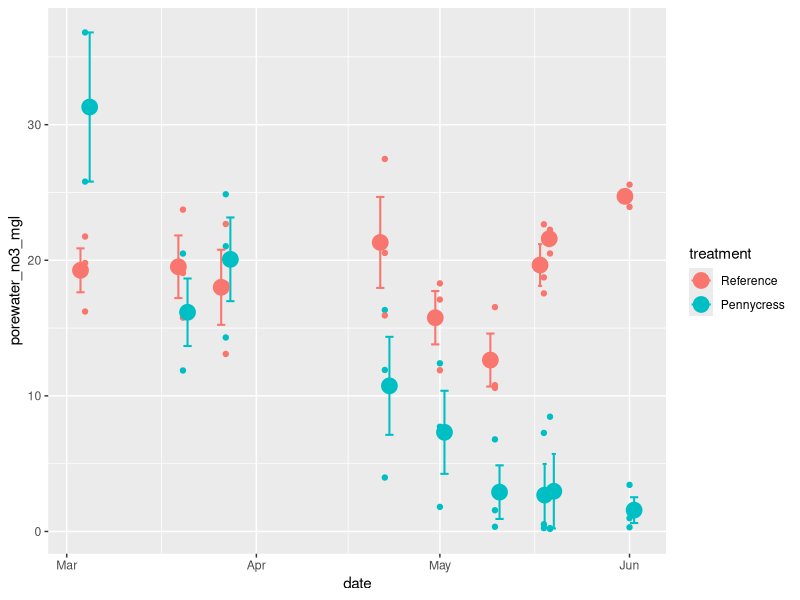
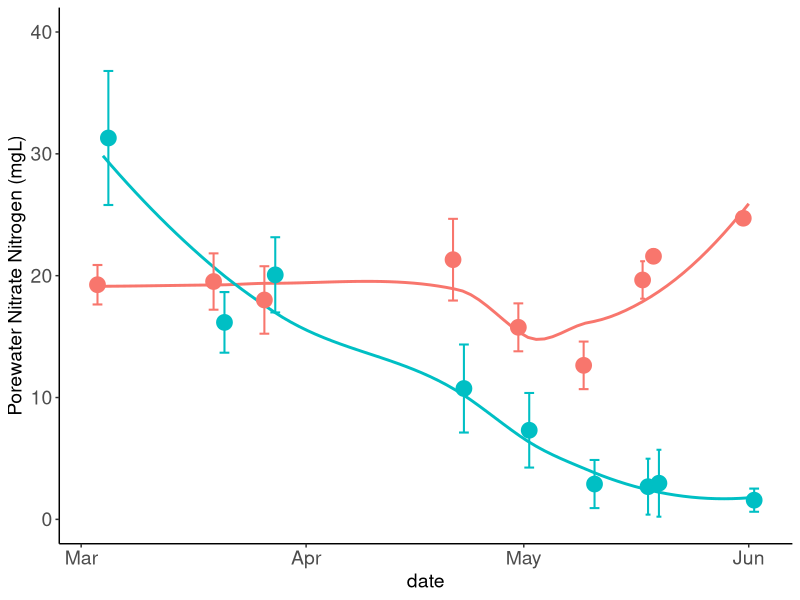
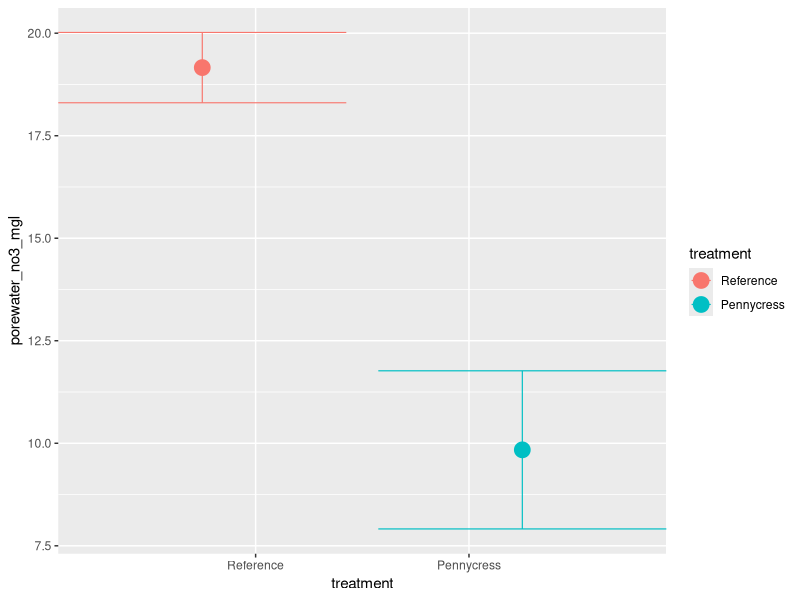
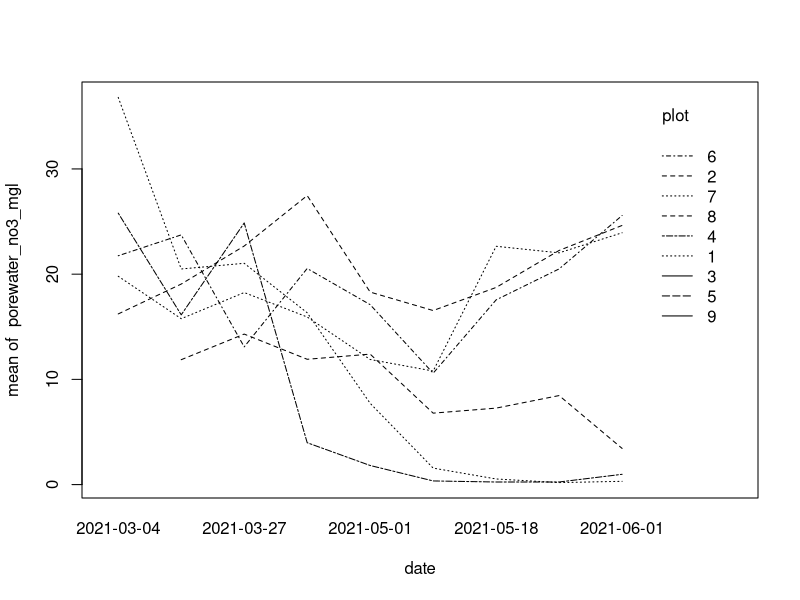
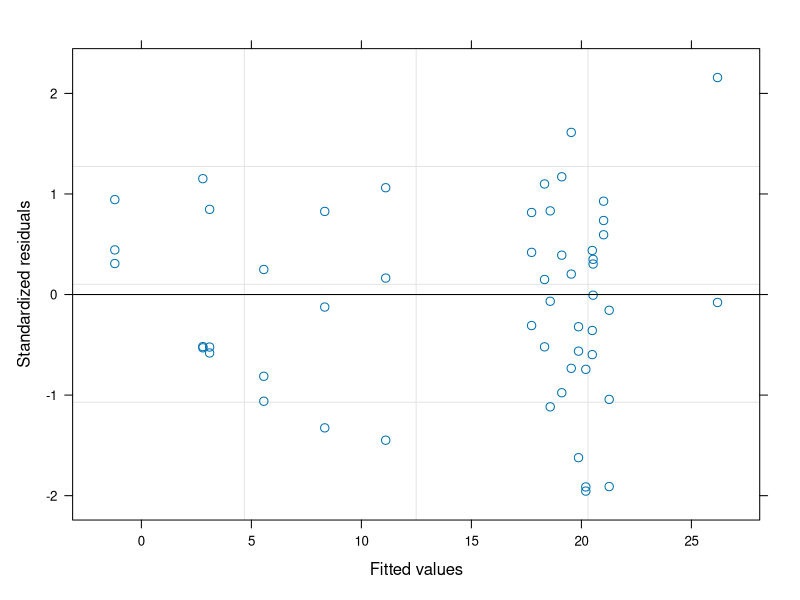
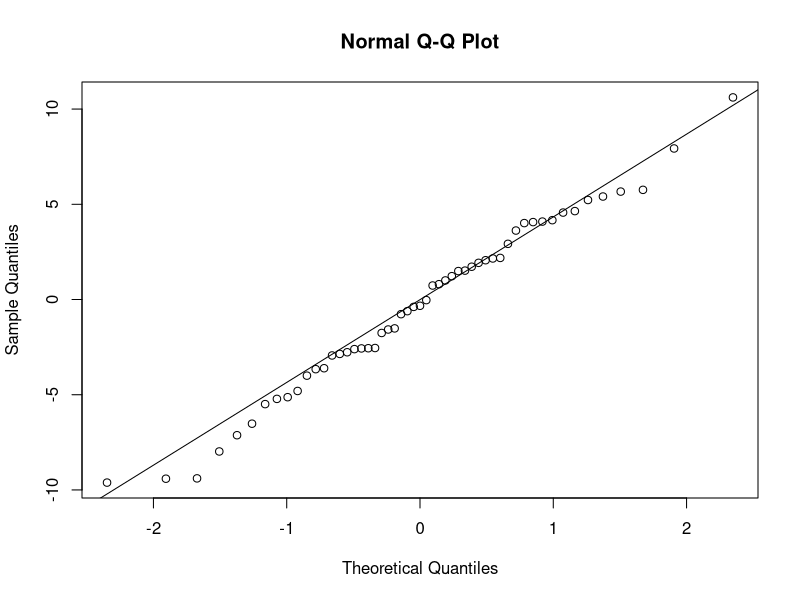

Here is the R script that generated these plots, in order: (Note: this script raises an error after producing the figures.)
# LOAD LIBRARIES ----
library(readxl)
library(effects)
library(tidyverse) 
library(car)
library(multcompView)
library(nlme)
library(emmeans)
library(multcomp)
library(lubridate)
library(broom)
library(tidyr)

# # # # # # # # # # # # # # # # # # # # # # # # # # # # # # # # # # # # # # # # # # # # # # # # #
#  SOIL POREWATER ANALYSIS REMOVING THE EFFECT OF PC+N DUE TO APPLICATION ISSUES CAUSING HUGE SE----
# # # # # # # # # # # # # # # # # # # # # # # # # # # # # # # # # # # # # # # # # # # # # # # # #

# Results:
# Reject the null hypothesis,  t-ratio=4.7, df=4, p-value=0.009
# There is a difference between pc and reference
# treatment   emmean   SE  df   lower.CL  upper.CL
# Reference    19.6   1.38  5    16.07     23.2
# Pennycress   10.4   1.40  4     6.51     14.3

# No significant block effect 
# Pennycress reduces N in soil porewater by almost 50% 




# READ IN THE DATA ----
no3.df <- read_excel("Data/Lysimeter/combined lysimiter pore water.xlsx")

# DATA MUTATIONS ----
# Create treatment columns
no3.df <- no3.df %>% 
  mutate(treatment = case_when(
    plot == 1 ~ "Pennycress",
    plot == 2 ~ "Reference",
    plot == 3 ~ "Pennycress_N",
    plot == 4 ~ "Pennycress",
    plot == 5 ~ "Pennycress_N",
    plot == 6 ~ "Reference",
    plot == 7 ~ "Reference",
    plot == 8 ~ "Pennycress",
    plot == 9 ~ "Pennycress_N"
  )) 

# create month and year column
no3.df <- no3.df %>% 
  mutate(year = year(date),
         month = month(date))

# remove and arrange stuff
no3.df <- no3.df %>% 
  filter(type =="lysimeter") %>% 
  filter(year != 2020 & month >= 3) %>% 
  arrange(month, treatment, plot, block) 

# make factors
no3.df <- no3.df %>% 
  mutate( 
    treatment = as.factor(treatment),
    plot=as.factor(plot),
    month=as.factor(month),
    date = as_date(date),
    treatment = as.factor(treatment),
    block = as.factor(block)
  ) 

# reorder factors
no3.df <- no3.df %>% 
  mutate(treatment = fct_relevel(treatment, "Reference", "Pennycress", "Pennycress_N" )) 

# summarize as means
no3.df <- no3.df %>% 
  ungroup() %>% 
  group_by(date, plot, treatment, block) %>% 
  summarize (
    porewater_no3_mgl = mean(porewater_no3_mgl, na.rm=TRUE),
    porewater_nh3_mgl = mean(porewater_nh3_mgl, na.rm=TRUE),
    porewater_drp_ugl = mean(porewater_drp_ugl, na.rm=TRUE),
  ) %>% 
  arrange(date, plot)

# remove pc+n treatment
no3.df <- no3.df %>%
  filter(treatment != "Pennycress_N")

# # # # # # # # # # # # # # # # # # # # # # # # # # # # # # # # # # # # # # # # # # # # # # # # #
#  PLOTTING ----
# # # # # # # # # # # # # # # # # # # # # # # # # # # # # # # # # # # # # # # # # # # # # # # # #

no3.df %>% 
  ggplot(aes(date, porewater_no3_mgl, color=treatment)) +
  geom_point() +
  stat_summary(
    fun.data = mean_se, na.rm = TRUE, geom = "errorbar", width = 3, size=.7,
    position = position_dodge2(width = 3)) +
  stat_summary(
    fun=mean, na.rm = TRUE, geom = "point", size = 5,
    position = position_dodge2(width = 3))

# ME MAKE PLOT ---
smooth.plot <- ggplot(data = no3.df, mapping = aes(x = date, y = porewater_no3_mgl, color = treatment)) +
  geom_smooth(se = FALSE) +
  stat_summary(
    fun.data = mean_se, na.rm = TRUE, geom = "errorbar", width = 3, size = 0.7,
    position = position_dodge2(width = 3)) +
  stat_summary(
    fun = mean, na.rm = TRUE, geom = "point", size = 5, 
    position = position_dodge2(width = 3)) +
  scale_y_continuous(limits = c(0,40)) +
  labs(y = "Porewater Nitrate Nitrogen (mgL)") + theme(axis.line = element_line(linetype = "solid"),
    axis.title = element_text(size = 14),
    axis.text = element_text(size = 14),
    plot.title = element_text(size = 14),
    panel.background = element_rect(fill = NA)) + theme(legend.key = element_rect(fill = NA),
    legend.background = element_rect(fill = NA), 
    legend.position = "NULL")
smooth.plot

ggplot(data = no3.df, mapping = aes(x = treatment, y = porewater_no3_mgl, color = treatment)) +
  stat_summary(
    fun.data = mean_se, na.rm = TRUE, geom = "errorbar", width = 3, size = 0.4,
    position = position_dodge2(width = 3)) +
  stat_summary(
    fun = mean, na.rm = TRUE, geom = "point", size = 5, 
    position = position_dodge2(width = 3))


# my brain broke at this one
# EFFECT OF BLOCK ----
with(no3.df, interaction.plot(date, plot, porewater_no3_mgl))

# # # # # # # # # # # # # # # # # # # # # # # # # # # # # # # # # # # # # # # # # # # # # # # # #
#  STATISTICAL ANALYSIS ----
# # # # # # # # # # # # # # # # # # # # # # # # # # # # # # # # # # # # # # # # # # # # # # # # #

# create linear model
lme_fitno3.block <- lme(fixed = porewater_no3_mgl ~  treatment * date ,  
                        random = ~ 1 | plot/block, 
                        method='REML',
                        corr = corAR1( form= ~1 | plot/block),
                        data = no3.df)
# equal variance
plot(lme_fitno3.block)

# normality
qqnorm(resid(lme_fitno3.block))
qqline(resid(lme_fitno3.block))

# analysis
Anova(lme_fitno3.block, type="III")

# without block
lme_fitno3.noblock <- lme(fixed = porewater_no3_mgl ~  treatment * date ,  
                        random = ~ 1 | plot, 
                        method='REML',
                        corr = corAR1( form= ~1 | plot),
                        data = no3.df)
Anova(lme_fitno3.noblock, type = "3")

# no effect of block, just gonna leave it in to be safe

# treatment effects
emmeans(lme_fitno3.block, pairwise ~ treatment, adjust="bonferroni")

marginal = emmeans(lme_fitno3.block, 
                   ~ treatment*date)

plot(marginal, comparisons = TRUE)

# treatment by date interaction 
emminteraction = emmeans(lme_fitno3.block, 
                         pairwise ~ treatment*date,
                         adjust="bonferroni",
                         alpha=0.5)
emminteraction$contrasts

# # # # # # # # # # # # # # # # # # # # # # # # # # # # # # # # # # # # # # # # # # # # # # # # #
# FINAL PLOT ----
# # # # # # # # # # # # # # # # # # # # # # # # # # # # # # # # # # # # # # # # # # # # # # # # #

no3_lsmeans.df <- as.data.frame(lsmeans(lme_fitno3.block, eff ~ treatment*date)$lsmeans)

# The final Plot -----
no3_lsmeans.df %>% 
  ggplot(aes(date, lsmean, color=treatment, group=treatment)) +
  geom_point() +
  geom_line() +
  geom_errorbar(aes(ymin = lsmean-SE, ymax = lsmean+SE), 
                stat="identity", width = 0.2) 

no3_lsmeans.df %>% 
  ggplot(aes(date, lsmean, color=treatment, group=treatment)) +
  geom_point() +
  geom_line() +
  geom_pointrange(aes(ymin = lower.CL,
                      ymax = upper.CL))

  ggplot(data = all_data, mapping = aes(x = Condition, y = Support)) +
  stat_summary(
    fun.data = mean_se, na.rm = TRUE, geom = "errorbar", width = .3, size=.7) +
  stat_summary(
    fun=mean, na.rm = TRUE, geom = "point", size = 5)


season.plot <- no3.df %>% 
  ggplot(aes(treatment, porewater_no3_mgl, color=treatment)) +
  stat_summary(
    fun.data = mean_se, na.rm = TRUE, geom = "errorbar", width = .3, size=.7) +
  stat_summary(
    fun=mean, na.rm = TRUE, geom = "point", size = 5) +
  expand_limits(y=0) + theme(axis.line = element_line(linetype = "solid"),
    panel.background = element_rect(fill = NA)) +labs(y = "Soil Porewater No3(mg/L)", colour = "treatment") +
  labs(x = "") +
  scale_y_continuous(limits = c(0,40)) +
  annotate("text", x = "Reference", y = 16, label = "A", size = 7) +
  annotate("text", x = "Pennycress", y = 6, label = "B", size = 7) + 
  labs(y = "Porewater Nitrate Nitrogen (mgL)") +
  theme(axis.title = element_text(size = 15),
    axis.text = element_text(size = 14),
    axis.text.x = element_text(size = 14),
    plot.title = element_text(size = 16),
    legend.text = element_text(size = 14),
    legend.title = element_text(size = 14),
    legend.key = element_rect(fill = NA),
    legend.background = element_rect(fill = NA))
season.plot
no3.df %>% 
  ggplot(aes(treatment, porewater_no3_mgl, color=treatment)) + 
  geom_blank() + 
  theme(axis.line = element_line(linetype = "solid"),
        panel.background = element_rect(fill = NA)) +
  labs(y = "Soil Porewater No3(mg/L)", colour = "Treatment") +
  labs(x = "Treatment")

# patchwork ----
library(patchwork)
smooth.plot + season.plot
full.plot <- smooth.plot + season.plot +
  plot_layout(ncol=2, guides = "collect", widths = c(4,1)) + theme(axis.title.y = element_blank(), 
                                                  axis.text.y = element_blank(),
                                                  axis.line.y = element_blank(),
                                                  axis.ticks.y = element_blank(),
                                                  axis.text.x = element_blank()
                                                  )
                                                  
full.plot
ggsave(filename = "Figures/Porewater Final Plot.pdf", full.plot,
       width = 7, height = 7, units = "in")

ggsave(filename = "Figures/Nitrate EMM.pdf", no3n_emm.plot,
       width = 9, height = 7, units = "in")
